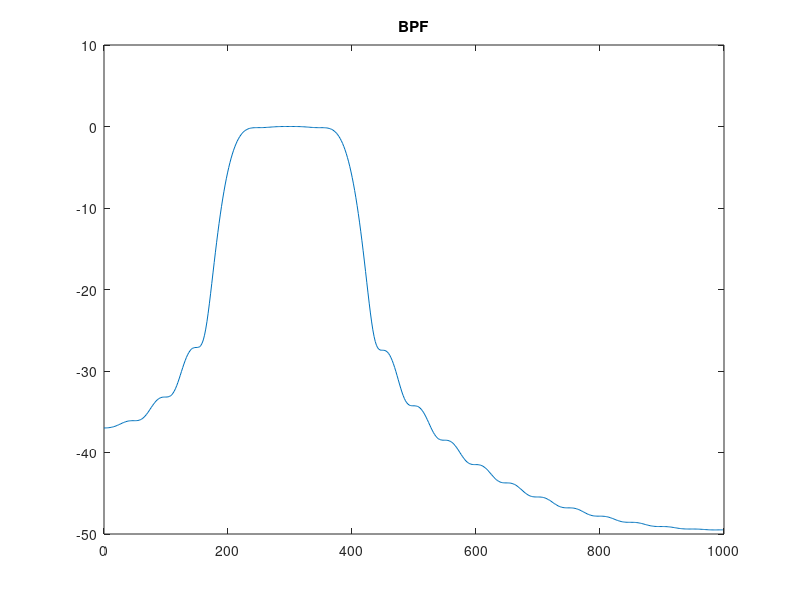
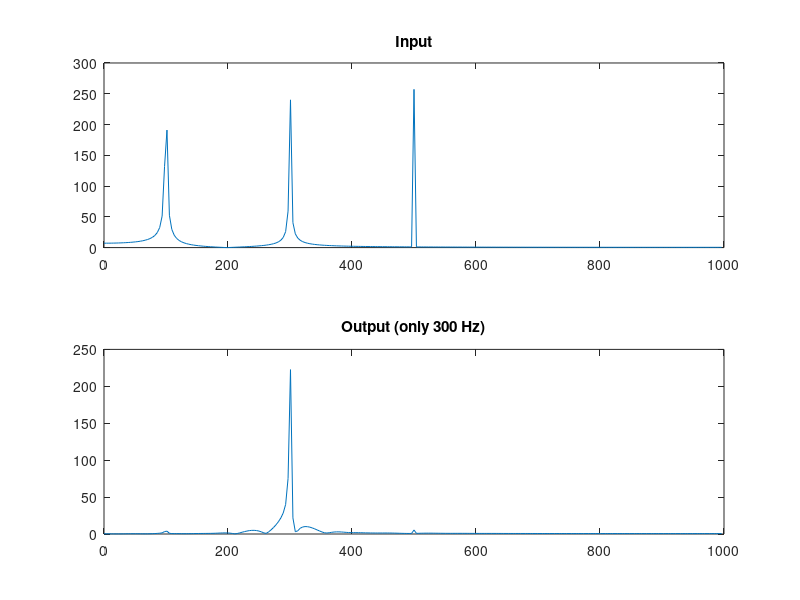

Source code (MATLAB) for these figures, in order:
clc; clear; close all;
Fs = 2000; t = 0:1/Fs:1;
x = sin(2*pi*100*t)+sin(2*pi*300*t)+sin(2*pi*500*t);
wp = [250 350]/(Fs/2); ws = [150 450]/(Fs/2);
wc = (wp+ws)/2;
N = ceil(8/min(abs(wp-ws)));
b = fir1(N,wc,'bandpass',bartlett(N+1));
[h,f] = freqz(b,1,512,Fs);
plot(f,20*log10(abs(h))); title('BPF');
y = filter(b,1,x);
X = fft(x,512); Y = fft(y,512); L = 256; fr = (0:L-1)/L*(Fs/2);
figure;
subplot(2,1,1); plot(fr,abs(X(1:L))); title('Input');
subplot(2,1,2); plot(fr,abs(Y(1:L))); title('Output (only 300 Hz)');
